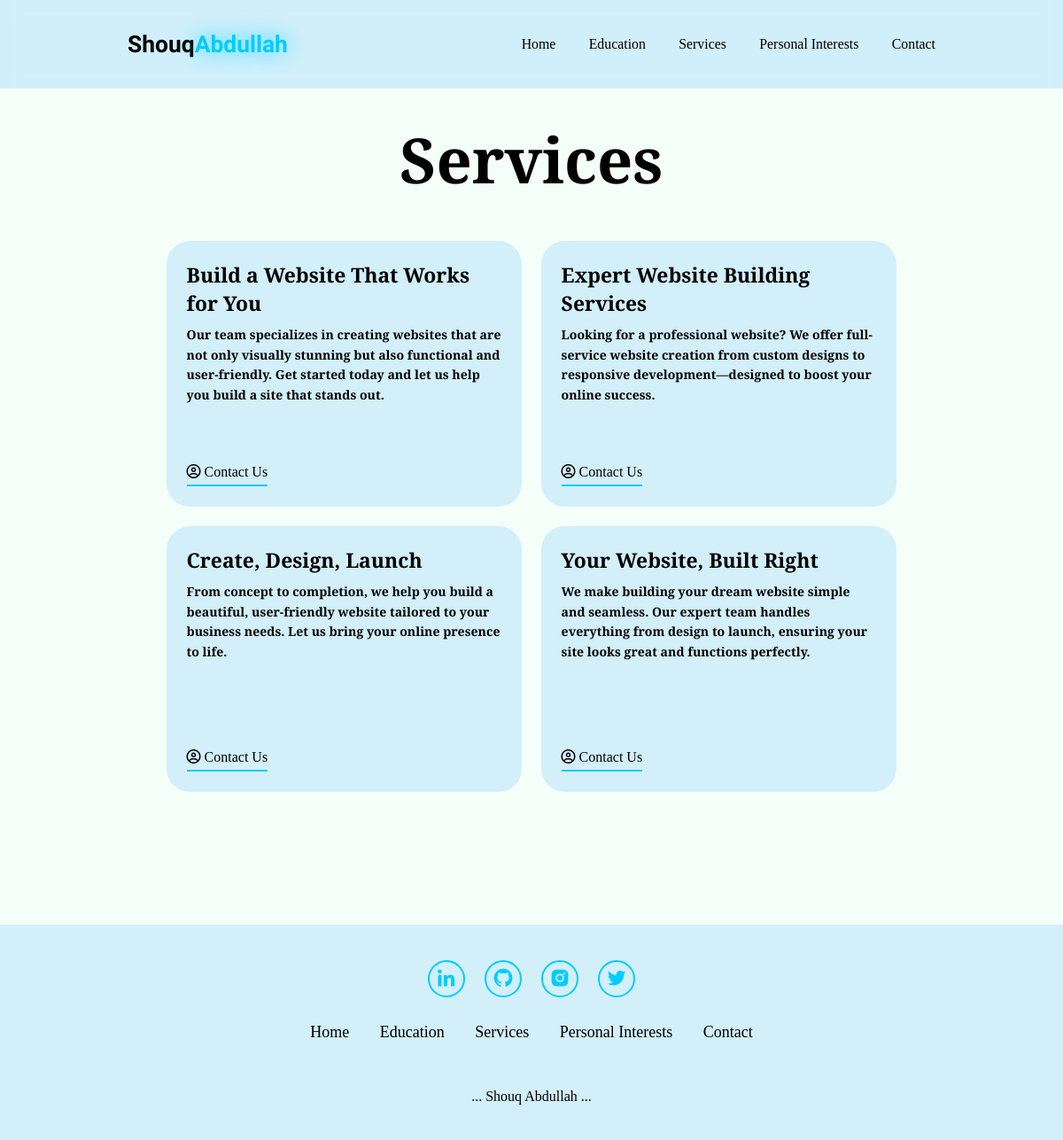
Page /services/ on the committed database.
### dashboard/models.py (models this page shows, shortened)
class Service(models.Model):
    title = models.CharField(max_length=255)
    description = models.TextField()

### about_myself/views.py (the view)
# urls.py: path('services/', views.services_view, name='services'),
def services_view(request):
    services = Service.objects.all()
    return render(request, 'about_myself/services.html', { 'services': services})

### about_myself/templates/about_myself/services.html (shortened to what this page needs)
{% extends 'about_myself/base.html' %}
{%load static%}
{% block content %}
<section class="services" id="services">
    <h2 class="heading">Services</h2>
    <div class="services-container">
        {% for service in services %}
        <div class="services-box">
            <div class="services-info">
                <h4>{{ service.title }}</h4>
                <p>{{ service.description }}</p>
                <a href="{% url 'contact:contact' %}" class="reply-link" style="background: none; "><i class="far fa-user-circle"></i> Contact Us</a>
            </div>
        </div>
        {% endfor %}
    </div>
</section>
{% endblock %}

### about_myself/static/css/style.css (style rules this page uses)
* { margin: 0; padding: 0; box-sizing: border-box; text-decoration: none; border: none; outline: none; scroll-behavior: smooth; font-family: 'Playfair Display', serif; }
:root { --bg-color:#F5FFFA; --second-bg-color:rgba(159, 215, 249, 0.41); --text-color:black; --main-color:#00CCFF; }
html { font-size: 60%; scroll-behavior: smooth; }
body { background: var(--bg-color); color: var(--text-color); }
section { min-height: 100vh; padding: 10rem 12% 10rem; }
.heading { font-size: 8rem; text-align: center; margin: 5rem 0; font-family: 'Playfair Display', serif; }
.services { background: var(--bg-color); color: var(--text-color); }
.services h2 { margin-bottom: 5rem; color: var(--text-color); }
.services-container { display: grid; grid-template-columns: repeat(2, 1fr); align-items: center; gap: 2.5rem; }
.services-box { background-color: var(--second-bg-color); height: 300px; border-radius: 3rem; border: 5px solid transparent; cursor: pointer; transition: 0.4s ease-in-out; color: black; overflow: hidden; }
.services-info { display: flex; flex-direction: column; text-align: left; justify-content: center; align-items: flex-start; padding: 2rem; height: 100%; overflow: hidden; }
.services-info h4 { font-size: 2.6rem; font-weight: 800; line-height: 1.4; margin: 0; font-family: 'Playfair Display', serif; }
.services-info p { font-size: 1.6rem; font-weight: 600; line-height: 1.6; margin-top: 1rem; flex-grow: 1; overflow: hidden; text-overflow: ellipsis; font-family: 'Playfair Display', serif; }
.reply-link { display: inline-block; margin-top: 15px; font-size: 16px; color: var(--text-color); text-decoration: none; border-bottom: 2px solid var(--main-color); padding-bottom: 5px; }
@media (max-width:1285px) { html { font-size: 55%; } }
@media (max-width:1285px) { .services-container { padding-bottom: 7rem; grid-template-columns: repeat(2,1fr); margin: 0 5rem; } }

### rows in the picture
Service: title "Build a Website That Works for You", description "Our team specializes in creating websites that are not only visually stunning but also functional and user-friendly. Get started today and let us help you build a site that stands out."
Service: title "Expert Website Building Services", description "Looking for a professional website? We offer full-service website creation from custom designs to responsive development—designed to boost your online success."
Service: title "Create, Design, Launch", description "From concept to completion, we help you build a beautiful, user-friendly website tailored to your business needs. Let us bring your online presence to life."
Service: title "Your Website, Built Right", description "We make building your dream website simple and seamless. Our expert team handles everything from design to launch, ensuring your site looks great and functions perfectly."
